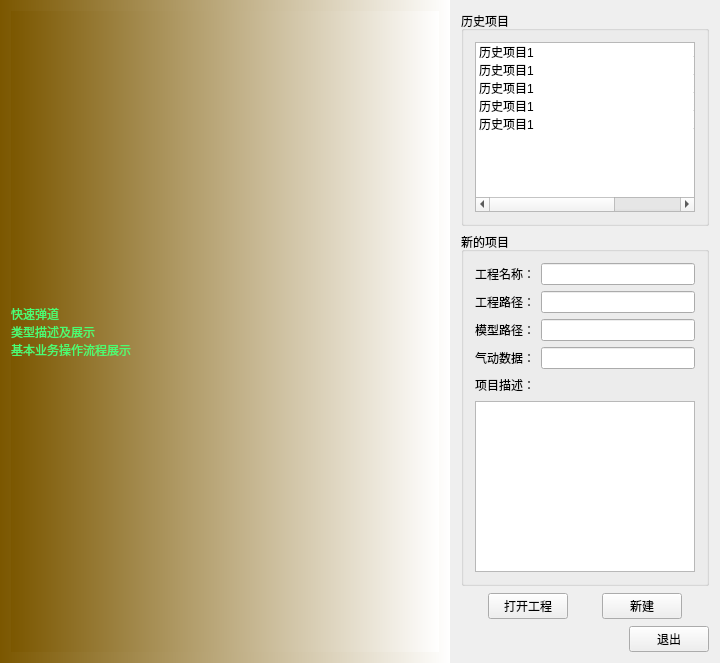
<?xml version="1.0" encoding="UTF-8"?>
<ui version="4.0">
 <class>KuaiSuDanDaoWidget</class>
 <widget class="QWidget" name="KuaiSuDanDaoWidget">
  <property name="geometry">
   <rect>
    <x>0</x>
    <y>0</y>
    <width>720</width>
    <height>663</height>
   </rect>
  </property>
  <property name="windowTitle">
   <string>KuaiSuDanDaoWidget</string>
  </property>
  <layout class="QHBoxLayout" name="horizontalLayout_9" stretch="5,3">
   <property name="spacing">
    <number>0</number>
   </property>
   <property name="leftMargin">
    <number>0</number>
   </property>
   <property name="topMargin">
    <number>0</number>
   </property>
   <property name="rightMargin">
    <number>0</number>
   </property>
   <property name="bottomMargin">
    <number>0</number>
   </property>
   <item>
    <widget class="QWidget" name="widget" native="true">
     <property name="styleSheet">
      <string notr="true">background-color:qlineargradient(spread:pad, x1:0, y1:0, x2:1, y2:0, stop:0 rgba(123, 87, 0, 255), stop:1 rgba(255, 255, 255, 255));</string>
     </property>
     <layout class="QVBoxLayout" name="verticalLayout_4">
      <item>
       <widget class="QLabel" name="label">
        <property name="styleSheet">
         <string notr="true">color: rgb(71, 255, 114);</string>
        </property>
        <property name="text">
         <string>快速弹道
类型描述及展示
基本业务操作流程展示</string>
        </property>
       </widget>
      </item>
     </layout>
    </widget>
   </item>
   <item>
    <widget class="QWidget" name="widget_2" native="true">
     <layout class="QVBoxLayout" name="verticalLayout_3">
      <item>
       <widget class="QGroupBox" name="groupBox">
        <property name="title">
         <string>历史项目</string>
        </property>
        <layout class="QVBoxLayout" name="verticalLayout">
         <item>
          <widget class="QListWidget" name="listWidget">
           <item>
            <property name="text">
             <string>历史项目1                                                2021-04-01 15:23:07</string>
            </property>
           </item>
           <item>
            <property name="text">
             <string>历史项目1                                                2021-04-01 15:23:07</string>
            </property>
           </item>
           <item>
            <property name="text">
             <string>历史项目1                                                2021-04-01 15:23:07</string>
            </property>
           </item>
           <item>
            <property name="text">
             <string>历史项目1                                                2021-04-01 15:23:07</string>
            </property>
           </item>
           <item>
            <property name="text">
             <string>历史项目1                                                2021-04-01 15:23:07</string>
            </property>
           </item>
          </widget>
         </item>
        </layout>
       </widget>
      </item>
      <item>
       <widget class="QGroupBox" name="groupBox_2">
        <property name="title">
         <string>新的项目</string>
        </property>
        <layout class="QVBoxLayout" name="verticalLayout_2">
         <item>
          <layout class="QHBoxLayout" name="horizontalLayout">
           <item>
            <widget class="QLabel" name="label_2">
             <property name="text">
              <string>工程名称：</string>
             </property>
            </widget>
           </item>
           <item>
            <widget class="QLineEdit" name="lineEdit"/>
           </item>
          </layout>
         </item>
         <item>
          <layout class="QHBoxLayout" name="horizontalLayout_2">
           <item>
            <widget class="QLabel" name="label_3">
             <property name="text">
              <string>工程路径：</string>
             </property>
            </widget>
           </item>
           <item>
            <widget class="QLineEdit" name="lineEdit_2"/>
           </item>
          </layout>
         </item>
         <item>
          <layout class="QHBoxLayout" name="horizontalLayout_3">
           <item>
            <widget class="QLabel" name="label_4">
             <property name="text">
              <string>模型路径：</string>
             </property>
            </widget>
           </item>
           <item>
            <widget class="QLineEdit" name="lineEdit_3"/>
           </item>
          </layout>
         </item>
         <item>
          <layout class="QHBoxLayout" name="horizontalLayout_4">
           <item>
            <widget class="QLabel" name="label_5">
             <property name="text">
              <string>气动数据：</string>
             </property>
            </widget>
           </item>
           <item>
            <widget class="QLineEdit" name="lineEdit_4"/>
           </item>
          </layout>
         </item>
         <item>
          <layout class="QHBoxLayout" name="horizontalLayout_5">
           <item>
            <widget class="QLabel" name="label_6">
             <property name="text">
              <string>项目描述：</string>
             </property>
            </widget>
           </item>
           <item>
            <spacer name="horizontalSpacer">
             <property name="orientation">
              <enum>Qt::Horizontal</enum>
             </property>
             <property name="sizeHint" stdset="0">
              <size>
               <width>40</width>
               <height>20</height>
              </size>
             </property>
            </spacer>
           </item>
          </layout>
         </item>
         <item>
          <widget class="QTextEdit" name="textEdit"/>
         </item>
        </layout>
       </widget>
      </item>
      <item>
       <spacer name="verticalSpacer">
        <property name="orientation">
         <enum>Qt::Vertical</enum>
        </property>
        <property name="sizeHint" stdset="0">
         <size>
          <width>20</width>
          <height>0</height>
         </size>
        </property>
       </spacer>
      </item>
      <item>
       <layout class="QHBoxLayout" name="horizontalLayout_8">
        <item>
         <spacer name="horizontalSpacer_5">
          <property name="orientation">
           <enum>Qt::Horizontal</enum>
          </property>
          <property name="sizeHint" stdset="0">
           <size>
            <width>40</width>
            <height>20</height>
           </size>
          </property>
         </spacer>
        </item>
        <item>
         <layout class="QHBoxLayout" name="horizontalLayout_6">
          <item>
           <widget class="QPushButton" name="pushButton_2">
            <property name="text">
             <string>打开工程</string>
            </property>
           </widget>
          </item>
          <item>
           <spacer name="horizontalSpacer_2">
            <property name="orientation">
             <enum>Qt::Horizontal</enum>
            </property>
            <property name="sizeHint" stdset="0">
             <size>
              <width>40</width>
              <height>20</height>
             </size>
            </property>
           </spacer>
          </item>
          <item>
           <widget class="QPushButton" name="pushButton">
            <property name="text">
             <string>新建</string>
            </property>
           </widget>
          </item>
         </layout>
        </item>
        <item>
         <spacer name="horizontalSpacer_4">
          <property name="orientation">
           <enum>Qt::Horizontal</enum>
          </property>
          <property name="sizeHint" stdset="0">
           <size>
            <width>40</width>
            <height>28</height>
           </size>
          </property>
         </spacer>
        </item>
       </layout>
      </item>
      <item>
       <spacer name="verticalSpacer_2">
        <property name="orientation">
         <enum>Qt::Vertical</enum>
        </property>
        <property name="sizeHint" stdset="0">
         <size>
          <width>20</width>
          <height>0</height>
         </size>
        </property>
       </spacer>
      </item>
      <item>
       <layout class="QHBoxLayout" name="horizontalLayout_7">
        <item>
         <spacer name="horizontalSpacer_3">
          <property name="orientation">
           <enum>Qt::Horizontal</enum>
          </property>
          <property name="sizeHint" stdset="0">
           <size>
            <width>40</width>
            <height>20</height>
           </size>
          </property>
         </spacer>
        </item>
        <item>
         <widget class="QPushButton" name="pushButton_3">
          <property name="text">
           <string>退出</string>
          </property>
         </widget>
        </item>
       </layout>
      </item>
     </layout>
    </widget>
   </item>
  </layout>
 </widget>
 <layoutdefault spacing="6" margin="11"/>
 <resources/>
 <connections/>
</ui>
